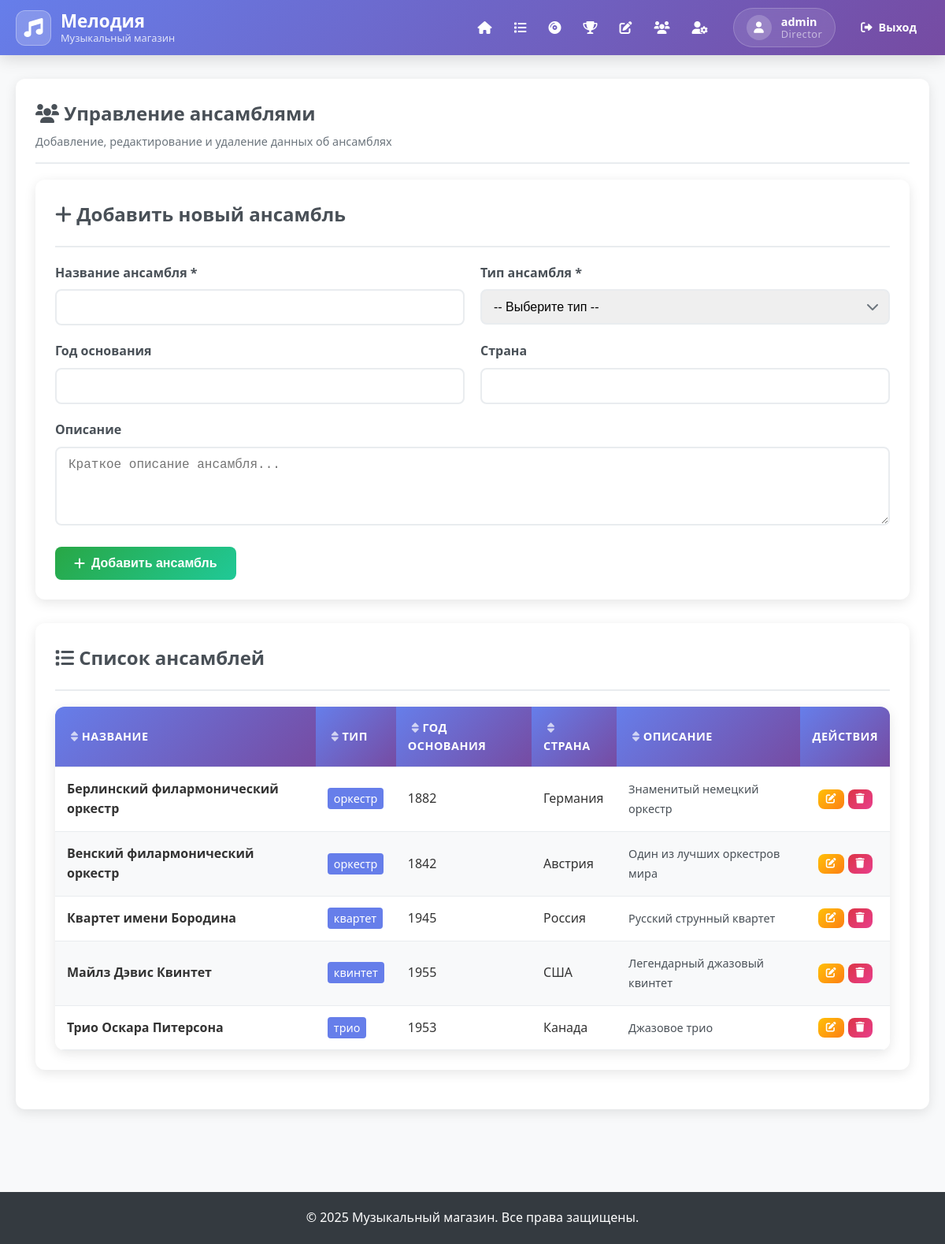
The app's page /manage_ensembles (signed in) with its own data.
### tables this page shows
CREATE TABLE users (
            id INTEGER PRIMARY KEY AUTOINCREMENT,
            username TEXT NOT NULL UNIQUE,
            password_hash TEXT NOT NULL,
            role TEXT NOT NULL DEFAULT 'buyer',
            full_name TEXT NOT NULL,
            email TEXT,
            phone TEXT,
            created_at TIMESTAMP DEFAULT CURRENT_TIMESTAMP,
            is_active BOOLEAN DEFAULT 1
        );

CREATE TABLE ensembles (
            id INTEGER PRIMARY KEY AUTOINCREMENT,
            name TEXT NOT NULL,
            type TEXT NOT NULL,  -- оркестр, джазовая группа, квартет, квинтет и т.д.
            founded_year INTEGER,
            country TEXT,
            description TEXT
        );

### proj_avtom/app.py (the view)
        def decorated_function(*args, **kwargs):
            if 'user_id' not in session:
                flash('Необходимо войти в систему', 'error')
                return redirect(url_for('login'))
            conn = get_db_connection()
            user = conn.execute('SELECT role FROM users WHERE id = ?', (session['user_id'],)).fetchone()
            conn.close()
            if not user or user['role'] not in required_roles:
                flash('Недостаточно прав доступа', 'error')
                return redirect(url_for('index'))
            return f(*args, **kwargs)

### proj_avtom/app.py (called while the page is built)
def get_db_connection():
    conn = sqlite3.connect(DATABASE)
    conn.row_factory = sqlite3.Row
    return conn

def role_required(required_roles):
    def decorator(f):
        def decorated_function(*args, **kwargs):
            if 'user_id' not in session:
                flash('Необходимо войти в систему', 'error')
                return redirect(url_for('login'))
            conn = get_db_connection()
            user = conn.execute('SELECT role FROM users WHERE id = ?', (session['user_id'],)).fetchone()
            conn.close()
            if not user or user['role'] not in required_roles:
                flash('Недостаточно прав доступа', 'error')
                return redirect(url_for('index'))
            return f(*args, **kwargs)
        decorated_function.__name__ = f.__name__
        return decorated_function
    return decorator

@app.route('/manage_ensembles')
@role_required(['director'])
def manage_ensembles():
    conn = get_db_connection()
    ensembles = conn.execute('SELECT * FROM ensembles ORDER BY name').fetchall()
    conn.close()
    return render_template('manage_ensembles.html', ensembles=ensembles)

### proj_avtom/templates/manage_ensembles.html (shortened to what this page needs)
{% extends "base.html" %}
{% block content %}
<div class="card">
    <div class="card-header">
        <h1 class="card-title">
            <i class="fas fa-users"></i>
            Управление ансамблями
        </h1>
        <p class="card-subtitle">
            Добавление, редактирование и удаление данных об ансамблях
        </p>
    </div>
    <div class="add-ensemble-section card">
        <div class="card-header">
            <h2 class="card-title">
                <i class="fas fa-plus"></i>
                Добавить новый ансамбль
            </h2>
        </div>
        <form method="POST" action="{{ url_for('add_ensemble') }}">
            <div class="form-row">
                <div class="form-group">
                    <label for="name" class="form-label">Название ансамбля *</label>
                    <input type="text" name="name" id="name" class="form-control" required>
                </div>
                <div class="form-group">
                    <label for="type" class="form-label">Тип ансамбля *</label>
                    <div class="select-wrapper">
                        <select name="type" id="type" class="form-control select" required>
                            <option value="">-- Выберите тип --</option>
                        </select>
                    </div>
                </div>
            </div>
            <div class="form-row">
                <div class="form-group">
                    <label for="founded_year" class="form-label">Год основания</label>
                    <input type="number" name="founded_year" id="founded_year" class="form-control"
                           min="1800" max="2024">
                </div>
                <div class="form-group">
                    <label for="country" class="form-label">Страна</label>
                    <input type="text" name="country" id="country" class="form-control">
                </div>
            </div>
            <div class="form-group">
                <label for="description" class="form-label">Описание</label>
                <textarea name="description" id="description" class="form-control" rows="4"
                          placeholder="Краткое описание ансамбля..."></textarea>
            </div>
            <button type="submit" class="btn btn-success">
                <i class="fas fa-plus"></i>
                Добавить ансамбль
            </button>
        </form>
    </div>
    <div class="ensembles-list card">
        <div class="card-header">
            <h2 class="card-title">
                <i class="fas fa-list"></i>
                Список ансамблей
            </h2>
        </div>
        {% if ensembles %}
            <div class="table-container">
                <table class="table">
                    <thead>
                        <tr>
                            <th onclick="sortTable('ensembles-table', 0)">
                                <i class="fas fa-sort"></i> Название
                            </th>
                            <th onclick="sortTable('ensembles-table', 1)">
                                <i class="fas fa-sort"></i> Тип
                            </th>
                            <th onclick="sortTable('ensembles-table', 2)">
                                <i class="fas fa-sort"></i> Год основания
                            </th>
                            <th onclick="sortTable('ensembles-table', 3)">
                                <i class="fas fa-sort"></i> Страна
                            </th>
                            <th onclick="sortTable('ensembles-table', 4)">
                                <i class="fas fa-sort"></i> Описание
                            </th>
                            <th>Действия</th>
                        </tr>
                    </thead>
                    <tbody id="ensembles-table">
                        {% for ensemble in ensembles %}
                        <tr>
                            <td>
                                <strong>{{ ensemble.name }}</strong>
                            </td>
                            <td>
                                <span class="ensemble-type">{{ ensemble.type }}</span>
                            </td>
                            <td>
                                {% if ensemble.founded_year %}
                                    {{ ensemble.founded_year }}
                                {% else %}
                                    <span class="text-muted">Не указан</span>
                                {% endif %}
                            </td>
                            <td>
                                {% if ensemble.country %}
                                    {{ ensemble.country }}
                                {% else %}
                                    <span class="text-muted">Не указана</span>
                                {% endif %}
                            </td>
                            <td>
                                {% if ensemble.description %}
                                    <span class="description-text">{{ ensemble.description[:50] }}{% if ensemble.description|length > 50 %}...{% endif %}</span>
                                {% else %}
                                    <span class="text-muted">Нет описания</span>
                                {% endif %}
                            </td>
                            <td>
                                <div class="action-buttons">
                                    <a href="{{ url_for('edit_ensemble', ensemble_id=ensemble.id) }}" class="btn btn-warning btn-sm">
                                        <i class="fas fa-edit"></i>
                                    </a>
                                    <a href="{{ url_for('delete_ensemble', ensemble_id=ensemble.id) }}"
                                       class="btn btn-danger btn-sm"
                                       onclick="return confirmDelete('Вы уверены, что хотите удалить этот ансамбль?')">
                                        <i class="fas fa-trash"></i>
                                    </a>
                                </div>
                            </td>
                        </tr>
                        {% endfor %}
                    </tbody>
                </table>
            </div>
        {% endif %}
    </div>
</div>
{% endblock %}

### proj_avtom/templates/base.html (shortened to what this page needs)
<!DOCTYPE html>
<html lang="ru">
<head>
    <link rel="stylesheet" href="{{ url_for('static', filename='style.css') }}">
    <link href="https://cdnjs.cloudflare.com/ajax/libs/font-awesome/6.0.0/css/all.min.css" rel="stylesheet">
</head>
<body>
    <nav class="navbar">
        <div class="nav-container">
            <div class="nav-brand">
                <div class="brand-icon">
                    <i class="fas fa-music"></i>
                </div>
                <div class="brand-text">
                    <span class="brand-name">Мелодия</span>
                    <span class="brand-subtitle">Музыкальный магазин</span>
                </div>
            </div>
            <div class="nav-content">
                <ul class="nav-menu">
                    <li class="nav-item">
                        <a href="{{ url_for('index') }}" class="nav-link">
                            <i class="fas fa-home"></i>
                        </a>
                    </li>
                    {% if session.user_id %}
                        <li class="nav-item">
                            <a href="{{ url_for('compositions_count') }}" class="nav-link">
                                <i class="fas fa-list"></i>
                            </a>
                        </li>
                        <li class="nav-item">
                            <a href="{{ url_for('ensemble_records') }}" class="nav-link">
                                <i class="fas fa-compact-disc"></i>
                            </a>
                        </li>
                        <li class="nav-item">
                            <a href="{{ url_for('sales_leaders') }}" class="nav-link">
                                <i class="fas fa-trophy"></i>
                            </a>
                        </li>
                        {% if session.role in ['seller', 'director'] %}
                            <li class="nav-item">
                                <a href="{{ url_for('manage_records') }}" class="nav-link">
                                    <i class="fas fa-edit"></i>
                                </a>
                            </li>
                        {% endif %}
                        {% if session.role == 'director' %}
                            <li class="nav-item">
                                <a href="{{ url_for('manage_ensembles') }}" class="nav-link">
                                    <i class="fas fa-users"></i>
                                </a>
                            </li>
                            <li class="nav-item">
                                <a href="{{ url_for('manage_users') }}" class="nav-link">
                                    <i class="fas fa-user-cog"></i>
                                </a>
                            </li>
                        {% endif %}
                    {% endif %}
                </ul>
                <div class="nav-user">
                    {% if session.user_id %}
                        <div class="user-profile">
                            <div class="user-avatar">
                                <i class="fas fa-user"></i>
                            </div>
                            <div class="user-details">
                                <span class="user-name">{{ session.username }}</span>
                                <span class="user-role">{{ session.role }}</span>
                            </div>
                        </div>
                        <a href="{{ url_for('logout') }}" class="btn btn-outline btn-sm">
                            <i class="fas fa-sign-out-alt"></i>
                            <span>Выход</span>
                        </a>
                    {% endif %}
                </div>
            </div>
        </div>
    </nav>
    <main class="main-content">
        {% block content %}{% endblock %}
    </main>
    <footer class="footer">
        <div class="footer-content">
            <p>&copy; 2025 Музыкальный магазин. Все права защищены.</p>
        </div>
    </footer>
</body>
</html>

### proj_avtom/templates/manage_ensembles.html (style rules this page uses)
.add-ensemble-section { margin-bottom: 30px; }
.ensembles-list { margin-bottom: 25px; }
.table th { cursor: pointer; user-select: none; }
.table th i { margin-left: 5px; opacity: 0.7; }
.ensemble-type { background-color: #667eea; color: white; padding: 4px 8px; border-radius: 4px; font-size: 0.9rem; font-weight: 500; }
.description-text { color: #495057; font-size: 0.9rem; }
.action-buttons { display: flex; gap: 5px; justify-content: center; }
.action-buttons .btn { padding: 6px 10px; font-size: 0.8rem; }
textarea.form-control { resize: vertical; min-height: 100px; }

### records on screen
users: username "admin", role "Director"
ensembles: name "Берлинский филармонический оркестр", type "оркестр", founded_year "1882", country "Германия", description "Знаменитый немецкий оркестр"
ensembles: name "Венский филармонический оркестр", type "оркестр", founded_year "1842", country "Австрия", description "Один из лучших оркестров мира"
ensembles: name "Квартет имени Бородина", type "квартет", founded_year "1945", country "Россия", description "Русский струнный квартет"
ensembles: name "Майлз Дэвис Квинтет", type "квинтет", founded_year "1955", country "США", description "Легендарный джазовый квинтет"
ensembles: name "Трио Оскара Питерсона", type "трио", founded_year "1953", country "Канада", description "Джазовое трио"
